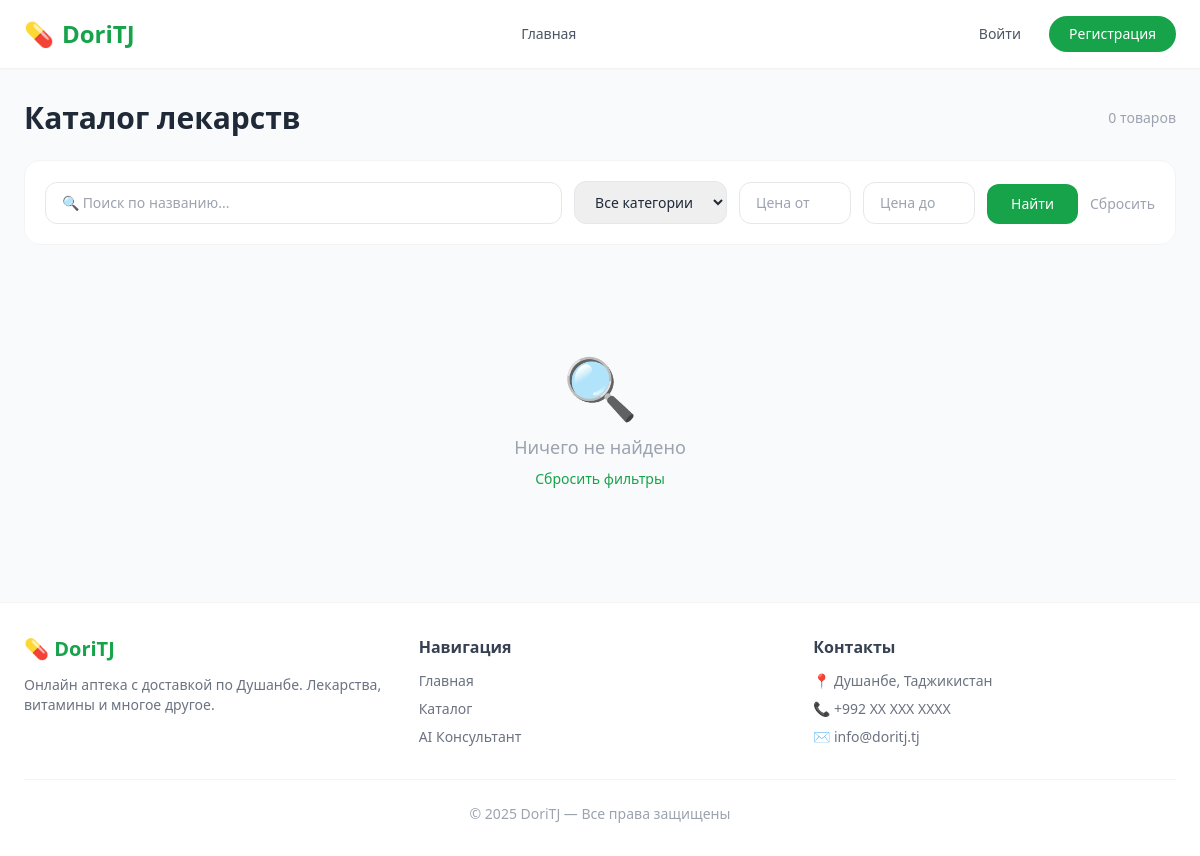
The app's page /catalog/, older data.
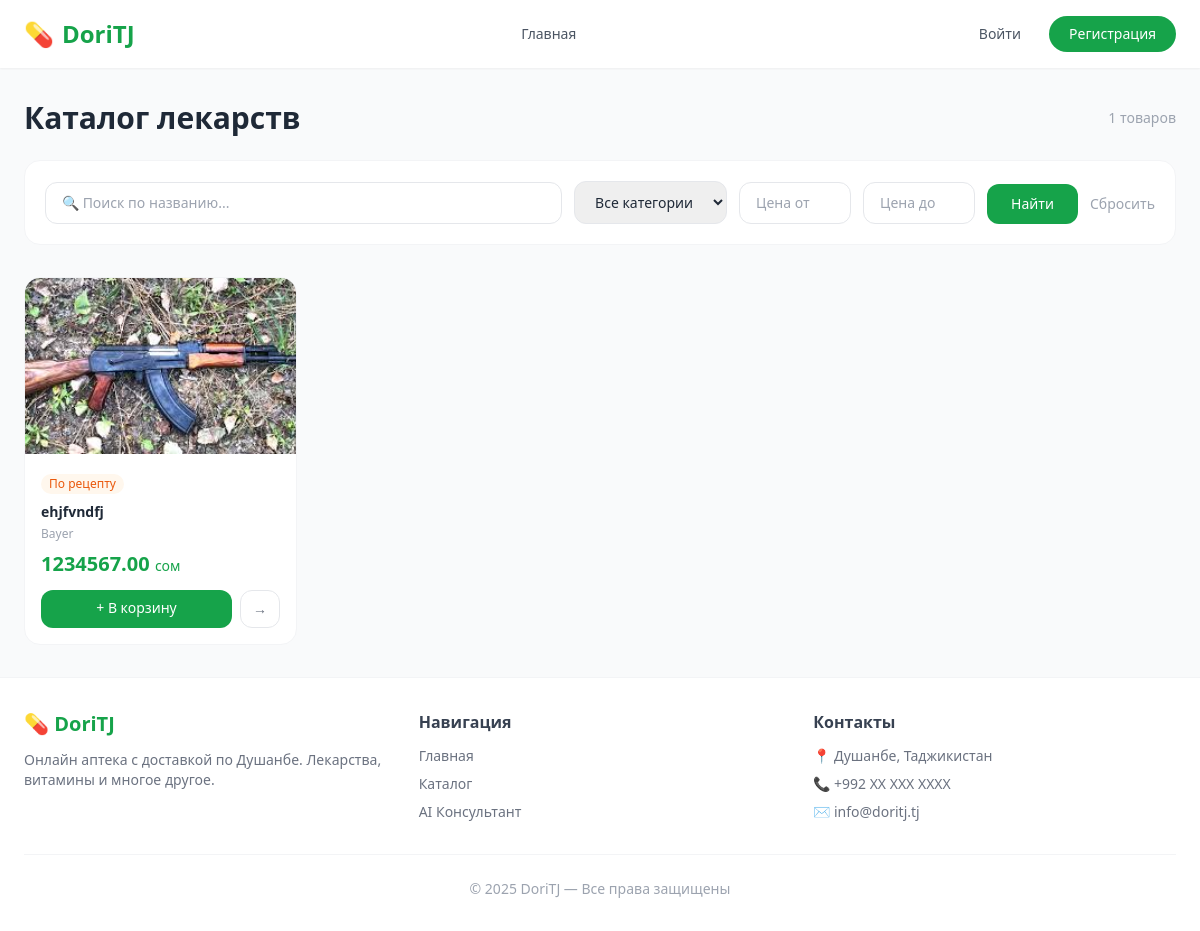
The same page, newer data.
### products/models.py (models this page shows, shortened)
class Product(models.Model):
    category = models.ForeignKey(Category, on_delete=models.CASCADE)
    manufacturer = models.ForeignKey(Manufacturer, on_delete=models.SET_NULL, null=True)
    name = models.CharField(max_length=200)
    description = models.TextField(blank=True)
    price = models.DecimalField(max_digits=10, decimal_places=2)
    stock = models.PositiveIntegerField(default=0)
    image = models.ImageField(upload_to='products/', blank=True, null=True)
    is_prescription = models.BooleanField(default=False)
    active_substance = models.CharField(max_length=200, blank=True)
    created_at = models.DateTimeField(auto_now_add=True)

class Manufacturer(models.Model):
    name = models.CharField(max_length=200)
    country = models.CharField(max_length=100)
    description = models.TextField()
    def __str__(self):
        return self.name

### products/views.py (the view)
# urls.py: path('catalog/', views.catalog, name='catalog'),
def catalog(request):
    products = Product.objects.filter(stock__gt=0)
    categories = Category.objects.all()
    category_slug = request.GET.get('category')
    search = request.GET.get('search')
    min_price = request.GET.get('min_price')
    max_price = request.GET.get('max_price')
    is_prescription = request.GET.get('is_prescription')
    if category_slug:
        products = products.filter(category__slug=category_slug)
    if search:
        products = products.filter(name__icontains=search) | \
                   products.filter(active_substance__icontains=search)
    if min_price:
        products = products.filter(price__gte=min_price)
    if max_price:
        products = products.filter(price__lte=max_price)
    if is_prescription:
        products = products.filter(is_prescription=True)
    return render(request, 'catalog.html', {
        'products': products,
        'categories': categories,
    })

### templates/catalog.html (shortened to what this page needs)
{% extends 'base.html' %}
{% block content %}
<div class="flex items-center justify-between mb-6">
    <h1 class="text-3xl font-bold text-gray-800">Каталог лекарств</h1>
    <span class="text-gray-400 text-sm">{{ products|length }} товаров</span>
</div>
<div class="bg-white rounded-2xl border border-gray-100 p-5 mb-8">
    <form method="GET" class="flex flex-wrap gap-3 items-end">
        <input type="text" name="search" placeholder="🔍 Поиск по названию..."
               value="{{ request.GET.search }}"
               class="flex-1 min-w-48 border border-gray-200 rounded-xl px-4 py-2.5 text-sm focus:outline-none focus:border-green-400">
        <select name="category"
                class="border border-gray-200 rounded-xl px-4 py-2.5 text-sm focus:outline-none focus:border-green-400">
            <option value="">Все категории</option>
        </select>
        <input type="number" name="min_price" placeholder="Цена от"
               value="{{ request.GET.min_price }}"
               class="w-28 border border-gray-200 rounded-xl px-4 py-2.5 text-sm focus:outline-none focus:border-green-400">
        <input type="number" name="max_price" placeholder="Цена до"
               value="{{ request.GET.max_price }}"
               class="w-28 border border-gray-200 rounded-xl px-4 py-2.5 text-sm focus:outline-none focus:border-green-400">
        <button type="submit"
                class="bg-green-600 text-white px-6 py-2.5 rounded-xl text-sm font-medium hover:bg-green-700 transition">
            Найти
        </button>
        <a href="/catalog/" class="text-gray-400 text-sm py-2.5 hover:text-gray-600">Сбросить</a>
    </form>
</div>
<div class="grid grid-cols-2 md:grid-cols-3 lg:grid-cols-4 gap-5">
    {% for product in products %}
    <div class="bg-white rounded-2xl border border-gray-100 overflow-hidden hover:shadow-lg transition group">
        {% if product.image %}
            <img src="{{ product.image.url }}" alt="{{ product.name }}" class="w-full h-44 object-cover group-hover:scale-105 transition duration-300">
        {% else %}
            <div class="w-full h-44 bg-green-50 flex items-center justify-center text-5xl">💊</div>
        {% endif %}
        <div class="p-4">
            {% if product.is_prescription %}
                <span class="text-xs bg-orange-50 text-orange-600 px-2 py-0.5 rounded-full mb-2 inline-block">По рецепту</span>
            {% endif %}
            <h3 class="font-semibold text-gray-800 text-sm mb-1 truncate">{{ product.name }}</h3>
            <p class="text-xs text-gray-400 mb-2">{{ product.manufacturer }}</p>
            <p class="text-green-600 font-bold text-xl mb-3">{{ product.price }} <span class="text-sm font-normal">сом</span></p>
            <div class="flex gap-2">
                <a href="/orders/cart/add/{{ product.pk }}/"
                   class="flex-1 text-center bg-green-600 text-white text-sm py-2 rounded-xl hover:bg-green-700 transition">
                    + В корзину
                </a>
                <a href="/product/{{ product.pk }}/"
                   class="px-3 py-2 border border-gray-200 rounded-xl text-sm text-gray-500 hover:border-green-400 hover:text-green-600 transition">
                    →
                </a>
            </div>
        </div>
    </div>
    {% empty %}
    <div class="col-span-4 text-center py-20">
        <div class="text-6xl mb-4">🔍</div>
        <p class="text-gray-400 text-lg">Ничего не найдено</p>
        <a href="/catalog/" class="text-green-600 text-sm mt-2 inline-block hover:underline">Сбросить фильтры</a>
    </div>
    {% endfor %}
</div>
{% endblock %}

### templates/base.html (shortened to what this page needs)
<!DOCTYPE html>
<html lang="ru">
<head>
    <script src="https://cdn.tailwindcss.com"></script>
</head>
<body class="bg-gray-50 text-gray-800 min-h-screen flex flex-col">
<header class="bg-white shadow-sm sticky top-0 z-50">
    <div class="max-w-7xl mx-auto px-6 py-4 flex items-center justify-between">
        <a href="/" class="flex items-center gap-2 text-green-600 font-bold text-2xl">
            💊 <span>DoriTJ</span>
        </a>
        <nav class="hidden md:flex items-center gap-6 text-sm font-medium text-gray-600">
            <a href="/" class="hover:text-green-600 transition">Главная</a>
        </nav>
        <div class="flex items-center gap-3">
            {% if user.is_authenticated %}
                <a href="/orders/cart/" class="relative p-2 rounded-full hover:bg-green-50 transition">
                    <svg class="w-6 h-6 text-green-600" fill="none" stroke="currentColor" viewBox="0 0 24 24">
                        <path stroke-linecap="round" stroke-linejoin="round" stroke-width="2"
                            d="M3 3h2l.4 2M7 13h10l4-8H5.4M7 13L5.4 5M7 13l-2.293 2.293c-.63.63-.184 1.707.707 1.707H17m0 0a2 2 0 100 4 2 2 0 000-4zm-8 2a2 2 0 11-4 0 2 2 0 014 0z"/>
                    </svg>
                </a>
                <div class="relative group">
                    <button class="flex items-center gap-2 bg-green-50 text-green-700 px-4 py-2 rounded-full text-sm font-medium hover:bg-green-100 transition">
                        👤 {{ user.username }}
                        <svg class="w-4 h-4" fill="none" stroke="currentColor" viewBox="0 0 24 24">
                            <path stroke-linecap="round" stroke-linejoin="round" stroke-width="2" d="M19 9l-7 7-7-7"/>
                        </svg>
                    </button>
                    <div class="absolute right-0 mt-2 w-44 bg-white rounded-xl shadow-lg border border-gray-100 opacity-0 invisible group-hover:opacity-100 group-hover:visible transition-all duration-200 z-50">
                        <a href="/accounts/profile/" class="block px-4 py-3 text-sm hover:bg-gray-50 rounded-t-xl">⚙️ Профиль</a>
                        <a href="/orders/my-orders/" class="block px-4 py-3 text-sm hover:bg-gray-50">📦 Мои заказы</a>
                        <hr class="border-gray-100">
                        <a href="/accounts/logout/" class="block px-4 py-3 text-sm text-red-500 hover:bg-red-50 rounded-b-xl">🚪 Выйти</a>
                    </div>
                </div>
            {% else %}
                <a href="/accounts/login/"
                   class="text-sm font-medium text-gray-600 hover:text-green-600 transition px-4 py-2">
                    Войти
                </a>
                <a href="/accounts/register/"
                   class="text-sm font-medium bg-green-600 text-white px-5 py-2 rounded-full hover:bg-green-700 transition">
                    Регистрация
                </a>
            {% endif %}
        </div>
    </div>
</header>
<main class="max-w-7xl mx-auto px-6 py-8 flex-1 w-full">
    {% block content %}{% endblock %}
</main>
<footer class="bg-white border-t border-gray-100 mt-auto">
    <div class="max-w-7xl mx-auto px-6 py-8">
        <div class="grid grid-cols-1 md:grid-cols-3 gap-8">
            <div>
                <h3 class="text-green-600 font-bold text-xl mb-3">💊 DoriTJ</h3>
                <p class="text-gray-500 text-sm">Онлайн аптека с доставкой по Душанбе. Лекарства, витамины и многое другое.</p>
            </div>
            <div>
                <h4 class="font-semibold mb-3 text-gray-700">Навигация</h4>
                <ul class="space-y-2 text-sm text-gray-500">
                    <li><a href="/" class="hover:text-green-600">Главная</a></li>
                    <li><a href="/catalog/" class="hover:text-green-600">Каталог</a></li>
                    <li><a href="/consultant/" class="hover:text-green-600">AI Консультант</a></li>
                </ul>
            </div>
            <div>
                <h4 class="font-semibold mb-3 text-gray-700">Контакты</h4>
                <ul class="space-y-2 text-sm text-gray-500">
                    <li>📍 Душанбе, Таджикистан</li>
                    <li>📞 +992 XX XXX XXXX</li>
                    <li>✉️ info@doritj.tj</li>
                </ul>
            </div>
        </div>
        <div class="border-t border-gray-100 mt-8 pt-6 text-center text-sm text-gray-400">
            © 2025 DoriTJ — Все права защищены
        </div>
    </div>
</footer>
</body>
</html>

Row changes from the older to the newer data that the page shows:
added Product: image (picture), is_prescription "По рецепту", name "ehjfvndfj", manufacturer "Bayer", price "1234567.00"
Text that changed along with them:
{{ products|length }}: "0" → "1"
text no longer shown: "🔍 Ничего не найдено Сбросить фильтры"
